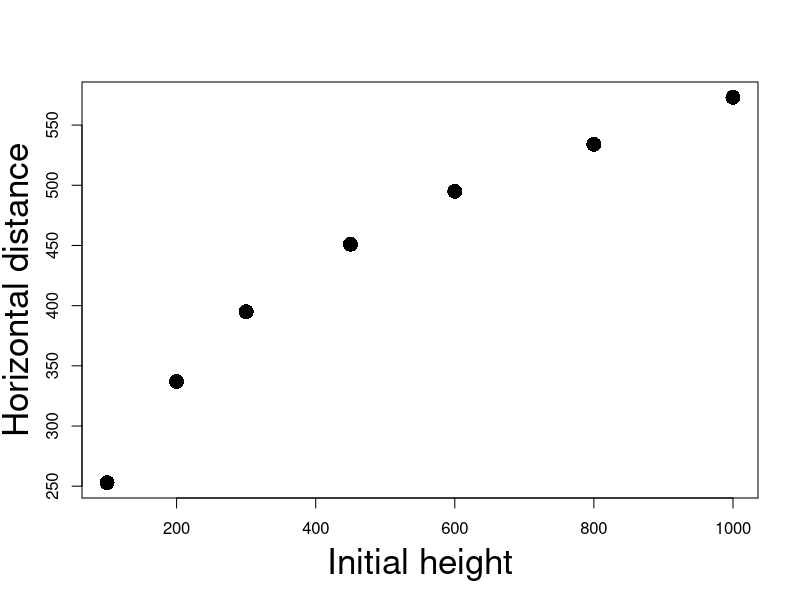
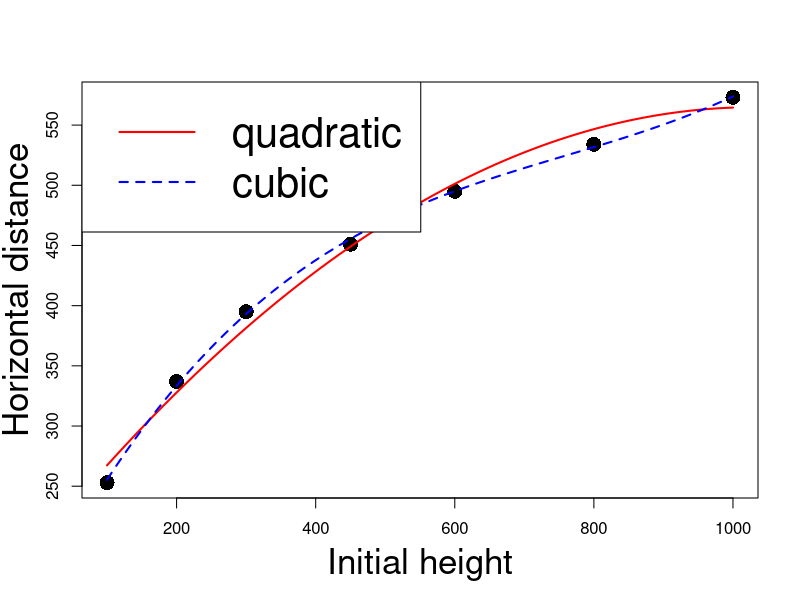
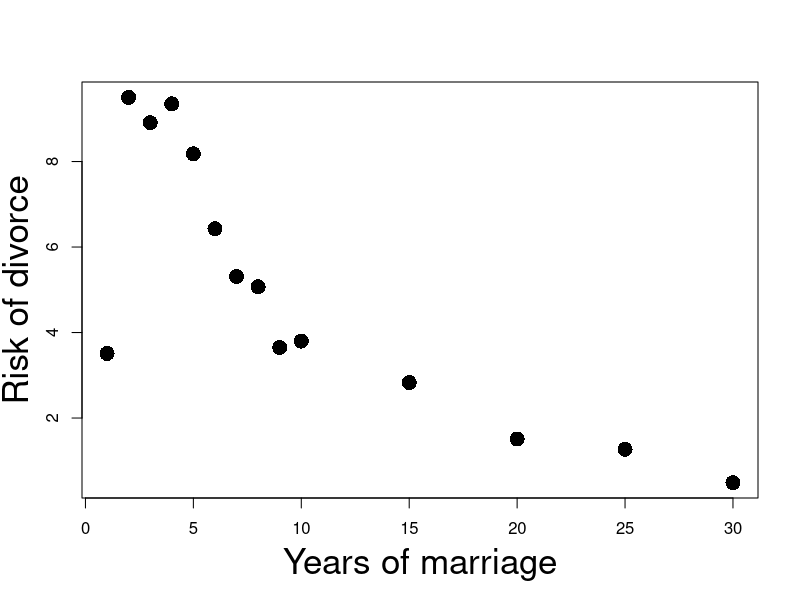
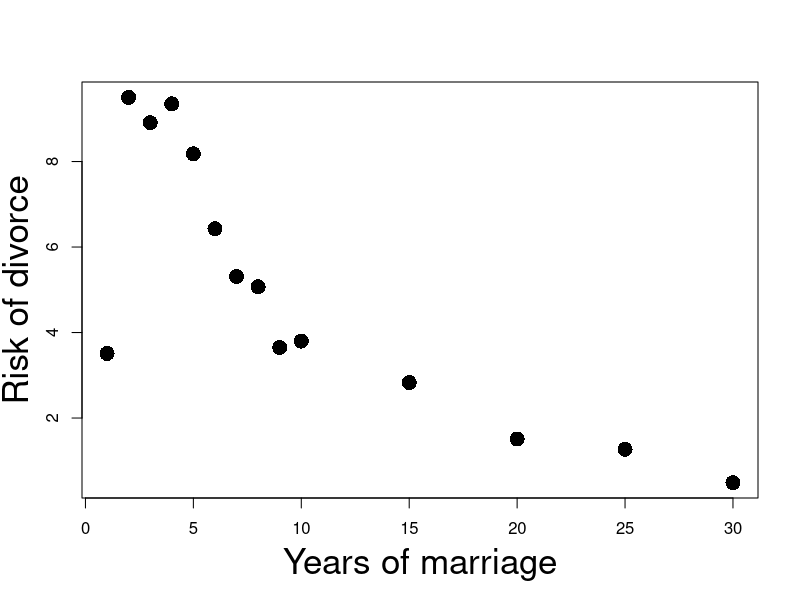
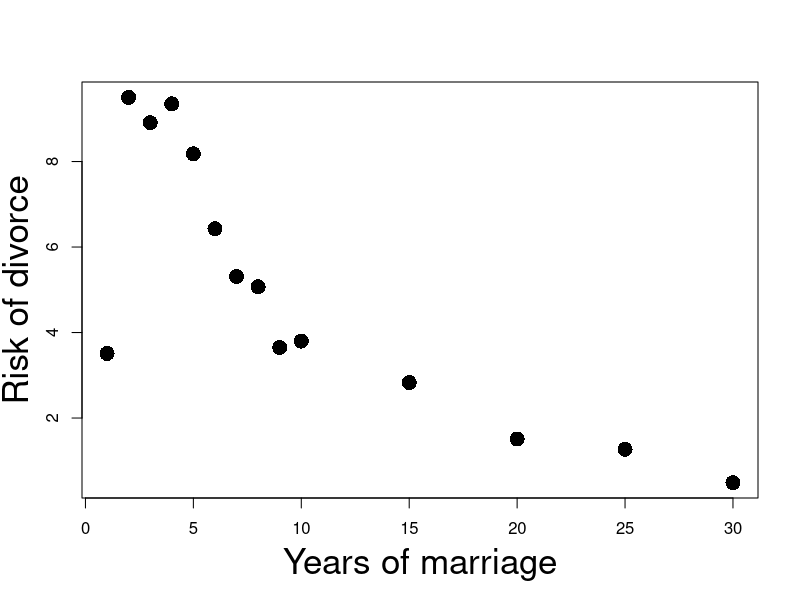
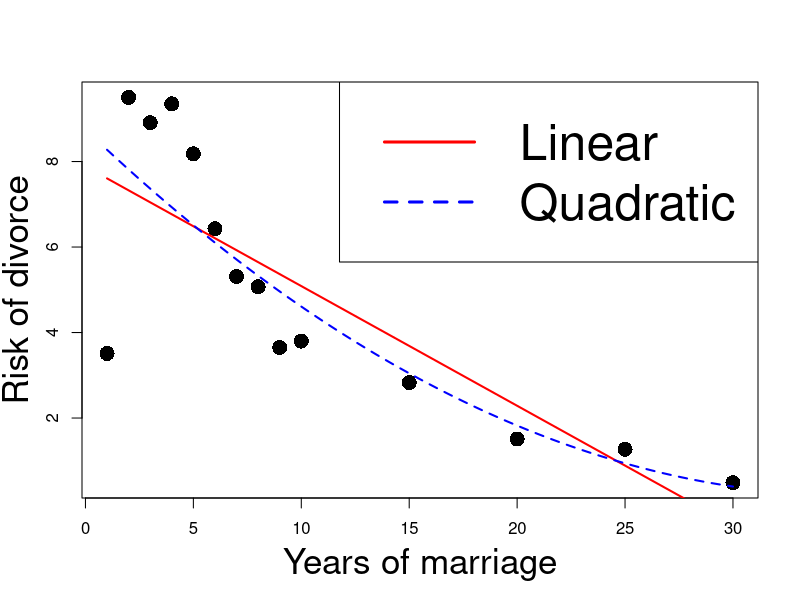
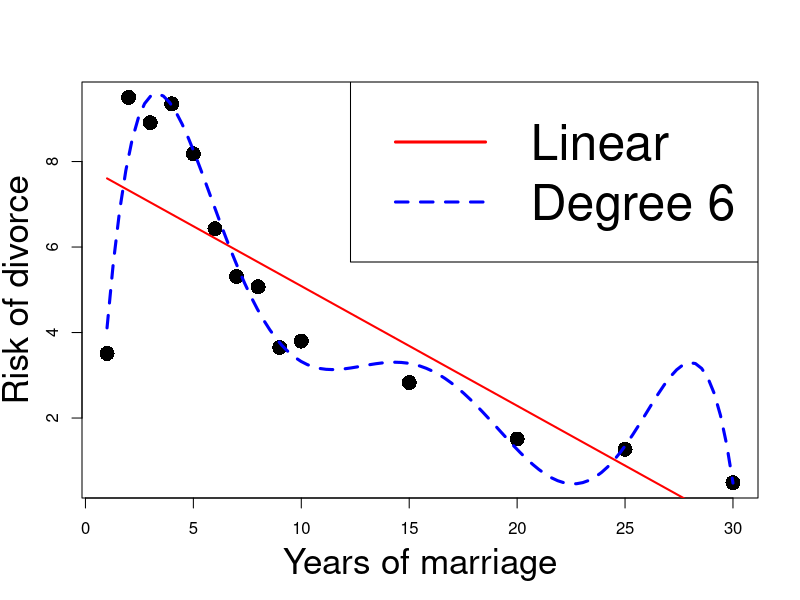
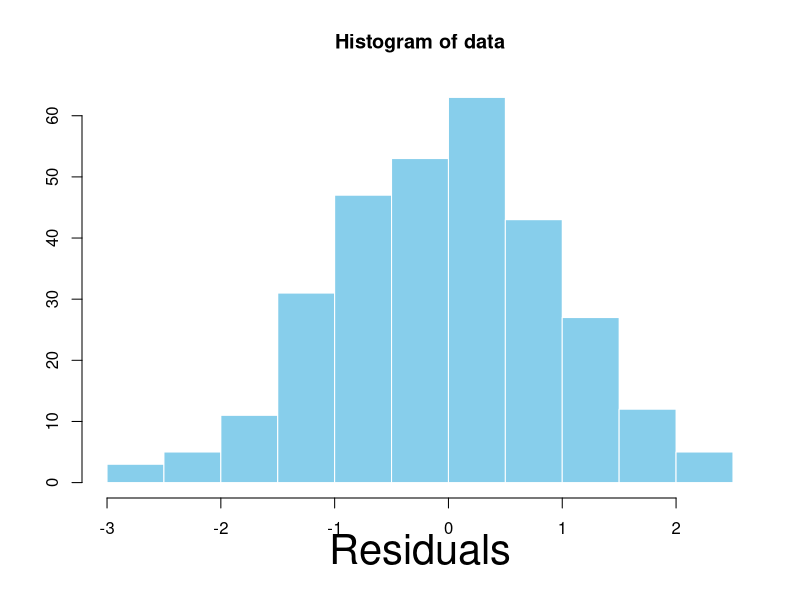

R code for these plots, in order:
## ---- chunk 1
longley <- read.table(file = "datasets/longley.txt",
                      header = TRUE)

head(longley,n=3)
## ---- chunk 2
# Read data file
longley <- read.table(file = "datasets/longley.txt",
                      header = TRUE)

# Store columns in vectors
x2 <- longley[ , 1]        # GNP Deflator
x3 <- longley[ , 2]        # GNP
x4 <- longley[ , 3]        # Unemployed
x5 <- longley[ , 4]        # Armed Forces
x6 <- longley[ , 5]        # Population
x7 <- longley[ , 6]        # Year
y <- longley[ , 7]         # Employed

# Fit Model 1 and Model 2
model.1 <- lm(y ~ x4 + x5 + x7)
model.2 <- lm(y ~ x2 + x3 + x4 + x5 + x6 + x7)

# F-test for Model Selection
anova(model.1, model.2)
## ---- chunk 3
# Read data file
longley <- read.table(file = "datasets/longley.txt",
                      header = TRUE)

# Store columns in vectors
x2 <- longley[ , 1]        # GNP Deflator
x3 <- longley[ , 2]        # GNP
x4 <- longley[ , 3]        # Unemployed
x5 <- longley[ , 4]        # Armed Forces
x6 <- longley[ , 5]        # Population
x7 <- longley[ , 6]        # Year
y <- longley[ , 7]         # Employed

# Fit Model 1 and Model 2
model.1 <- lm(y ~ x4 + x5 + x7)
model.2 <- lm(y ~ x2 + x3 + x4 + x5 + x6 + x7)

# F-test for Model Selection
anova(model.1, model.2)
## ---- chunk 4
# Read data file
longley <- read.table(file = "datasets/longley.txt",
                      header = TRUE)

# Store columns in vectors
x2 <- longley[ , 1]        # GNP Deflator
x3 <- longley[ , 2]        # GNP
x4 <- longley[ , 3]        # Unemployed
x5 <- longley[ , 4]        # Armed Forces
x6 <- longley[ , 5]        # Population
x7 <- longley[ , 6]        # Year
y <- longley[ , 7]         # Employed

# Fit Model 1 and Model 2
model.1 <- lm(y ~ x4 + x5 + x7)
model.2 <- lm(y ~ x2 + x3 + x4 + x5 + x6 + x7)

# F-test for Model Selection
anova(model.1, model.2)
## ---- chunk 5
# Read data file
longley <- read.table(file = "datasets/longley.txt",
                      header = TRUE)

# Store columns in vectors
x2 <- longley[ , 1]        # GNP Deflator
x3 <- longley[ , 2]        # GNP
x4 <- longley[ , 3]        # Unemployed
x5 <- longley[ , 4]        # Armed Forces
x6 <- longley[ , 5]        # Population
x7 <- longley[ , 6]        # Year
y <- longley[ , 7]         # Employed

# Fit Model 1 and Model 2
model.1 <- lm(y ~ x4 + x5 + x7)
model.2 <- lm(y ~ x2 + x3 + x4 + x5 + x6 + x7)

# F-test for Model Selection
anova(model.1, model.2)
## ---- chunk 6
# Read data file
longley <- read.table(file = "datasets/longley.txt",
                      header = TRUE)

# Store columns in vectors
x2 <- longley[ , 1]        # GNP Deflator
x3 <- longley[ , 2]        # GNP
x4 <- longley[ , 3]        # Unemployed
x5 <- longley[ , 4]        # Armed Forces
x6 <- longley[ , 5]        # Population
x7 <- longley[ , 6]        # Year
y <- longley[ , 7]         # Employed

# Fit Model 1 and Model 2
model.1 <- lm(y ~ x4 + x5 + x7)
model.2 <- lm(y ~ x2 + x3 + x4 + x5 + x6 + x7)

# F-test for Model Selection
anova(model.1, model.2)
## ---- chunk 7
# Read data file
longley <- read.table(file = "datasets/longley.txt",
                      header = TRUE)

# Store columns in vectors
x2 <- longley[ , 1]        # GNP Deflator
x3 <- longley[ , 2]        # GNP
x4 <- longley[ , 3]        # Unemployed
x5 <- longley[ , 4]        # Armed Forces
x6 <- longley[ , 5]        # Population
x7 <- longley[ , 6]        # Year
y <- longley[ , 7]         # Employed

# Fit Model 1 and Model 2
model.1 <- lm(y ~ x4 + x5 + x7)
model.2 <- lm(y ~ x2 + x3 + x4 + x5 + x6 + x7)

# F-test for Model Selection
anova(model.1, model.2)
## ---- chunk 8
# Read data file
longley <- read.table(file = "datasets/longley.txt",
                      header = TRUE)

# Store columns in vectors
x2 <- longley[ , 1]        # GNP Deflator
x3 <- longley[ , 2]        # GNP
x4 <- longley[ , 3]        # Unemployed
x5 <- longley[ , 4]        # Armed Forces
x6 <- longley[ , 5]        # Population
x7 <- longley[ , 6]        # Year
y <- longley[ , 7]         # Employed

# Fit Model 1 and Model 2
model.1 <- lm(y ~ x4 + x5 + x7)
model.2 <- lm(y ~ x2 + x3 + x4 + x5 + x6 + x7)

# F-test for Model Selection
anova(model.1, model.2)
## ---- chunk 9
#| echo: false
#| fig-asp: 1

# Enter the data
height <- c(100, 200, 300, 450, 600, 800, 1000)
distance <- c(253, 337, 395, 451, 495, 534, 573)

# Scatter plot of data
plot(height, distance, xlab = "", ylab = "", pch = 16, cex = 2)

# Add labels
mtext("Initial height", side = 1, line = 3, cex = 2.1)
mtext("Horizontal distance", side = 2, line = 2.5, cex = 2.1)
## ---- chunk 10
#| echo: true
#| code-fold: true
#| code-summary: "Click here to show the full code"
#| fig-asp: 1

# Enter the data
height <- c(100, 200, 300, 450, 600, 800, 1000)
distance <- c(253, 337, 395, 451, 495, 534, 573)

# Scatter plot of data
plot(height, distance, xlab = "", ylab = "", pch = 16, cex = 2)

# Add labels
mtext("Initial height", side = 1, line = 3, cex = 2.1)
mtext("Horizontal distance", side = 2, line = 2.5, cex = 2.1)

# Fit quadratic model
quadratic <- lm(distance ~ height + I( height^2 ))

# Fit cubic model
cubic <- lm(distance ~ height + I( height^2 ) + I (height^3))

# Plot quadratic Vs Cubic
polynomial <- Vectorize(function(x, ps) {
  n <- length(ps)
  sum(ps*x^(1:n-1))
}, "x")
curve(polynomial(x, coef(quadratic)), add=TRUE, col = "red", lwd = 2)
curve(polynomial(x, coef(cubic)), add=TRUE, col = "blue", lty = 2, lwd = 2)
legend("topleft", legend = c("quadratic", "cubic"), 
       col = c("red", "blue"), lty = c(1,2), lwd = 2, cex = 2.5)
## ---- chunk 11
#| echo: true
#| code-fold: true
#| code-summary: "Click here to show the full code"
#| fig-asp: 1

# Divorces data
year <- c(1, 2, 3, 4, 5, 6,7, 8, 9, 10, 15, 20, 25, 30)
percent <- c(3.51, 9.5, 8.91, 9.35, 8.18, 6.43, 5.31, 
             5.07, 3.65, 3.8, 2.83, 1.51, 1.27, 0.49)

# Scatter plot of data
plot(year, percent, xlab = "", ylab = "", pch = 16, cex = 2)

# Add labels
mtext("Years of marriage", side = 1, line = 3, cex = 2.1)
mtext("Risk of divorce", side = 2, line = 2.5, cex = 2.1)
## ---- chunk 12
#| echo: true
#| code-fold: true
#| code-summary: "Click here to show the full code"
#| fig-asp: 1

# Divorces data
year <- c(1, 2, 3, 4, 5, 6,7, 8, 9, 10, 15, 20, 25, 30)
percent <- c(3.51, 9.5, 8.91, 9.35, 8.18, 6.43, 5.31, 
             5.07, 3.65, 3.8, 2.83, 1.51, 1.27, 0.49)

# Scatter plot of data
plot(year, percent, xlab = "", ylab = "", pch = 16, cex = 2)

# Add labels
mtext("Years of marriage", side = 1, line = 3, cex = 2.1)
mtext("Risk of divorce", side = 2, line = 2.5, cex = 2.1)
## ---- chunk 13
#| echo: true
#| code-fold: true
#| code-summary: "Click here to show the full code"
#| fig-asp: 1

# Divorces data
year <- c(1, 2, 3, 4, 5, 6,7, 8, 9, 10, 15, 20, 25, 30)
percent <- c(3.51, 9.5, 8.91, 9.35, 8.18, 6.43, 5.31, 
             5.07, 3.65, 3.8, 2.83, 1.51, 1.27, 0.49)

# Scatter plot of data
plot(year, percent, xlab = "", ylab = "", pch = 16, cex = 2)

# Add labels
mtext("Years of marriage", side = 1, line = 3, cex = 2.1)
mtext("Risk of divorce", side = 2, line = 2.5, cex = 2.1)
## ---- chunk 14
#| echo: true
#| code-fold: true
#| code-summary: "Click here to show the full code"
#| fig-asp: 1

# Divorces data
year <- c(1, 2, 3, 4, 5, 6,7, 8, 9, 10, 15, 20, 25, 30)
percent <- c(3.51, 9.5, 8.91, 9.35, 8.18, 6.43, 5.31, 
             5.07, 3.65, 3.8, 2.83, 1.51, 1.27, 0.49)

# Fit linear model
linear <- lm(percent ~ year)

# Fit quadratic model
quadratic <- lm(percent ~ year + I( year^2 ))

# Scatter plot of data
plot(year, percent, xlab = "", ylab = "", pch = 16, cex = 2)

# Add labels
mtext("Years of marriage", side = 1, line = 3, cex = 2.1)
mtext("Risk of divorce", side = 2, line = 2.5, cex = 2.1)

# Plot Linear Vs Quadratic
polynomial <- Vectorize(function(x, ps) {
  n <- length(ps)
  sum(ps*x^(1:n-1))
}, "x")
curve(polynomial(x, coef(linear)), add=TRUE, col = "red", lwd = 2)
curve(polynomial(x, coef(quadratic)), add=TRUE, col = "blue", lty = 2, lwd = 2)
legend("topright", legend = c("Linear", "Quadratic"), 
       col = c("red", "blue"), lty = c(1,2), cex = 3, lwd = 3)
## ---- chunk 15
#| echo: true
#| code-fold: true
#| code-summary: "Click here to show the full code"
#| fig-asp: 1

# Divorces data
year <- c(1, 2, 3, 4, 5, 6,7, 8, 9, 10, 15, 20, 25, 30)
percent <- c(3.51, 9.5, 8.91, 9.35, 8.18, 6.43, 5.31, 
             5.07, 3.65, 3.8, 2.83, 1.51, 1.27, 0.49)

# Fit linear model
linear <- lm(percent ~ year)

# Fit degree 6 model
degree.6 <- lm(percent ~ year  + I( year^2 ) + I( year^3 ) + 
                                I( year^4 ) + I( year^5 ) +
                                I( year^6 ))

# Scatter plot of data
plot(year, percent, xlab = "", ylab = "", pch = 16, cex = 2)

# Add labels
mtext("Years of marriage", side = 1, line = 3, cex = 2.1)
mtext("Risk of divorce", side = 2, line = 2.5, cex = 2.1)

# Plot Linear Vs Quadratic
polynomial <- Vectorize(function(x, ps) {
  n <- length(ps)
  sum(ps*x^(1:n-1))
}, "x")
curve(polynomial(x, coef(linear)), add=TRUE, col = "red", lwd = 2)
curve(polynomial(x, coef(degree.6)), add=TRUE, col = "blue", lty = 2, lwd = 3)
legend("topright", legend = c("Linear", "Degree 6"), 
       col = c("red", "blue"), lty = c(1,2), cex = 3, lwd = 3)
## ---- chunk 16
#| echo: false
#| fig-asp: 1

# Generate random N(0,1) vector
data <- rnorm(300)

# Plot histogram of transformed data
hist(data, 
     xlab = "", 
     ylab = "", 
     col = "skyblue", 
     border = "white")

# Increase label size
mtext("Residuals", side=1, line=2.5, cex=2.5)
## ---- chunk 17
#| echo: false
#| fig-asp: 1

# Generate random N(0,1) vector
data <- rnorm(300)

trend <- seq(-6, 3, length.out = length(data))

# Add quadratic trend
data <- data + trend ^ 2

# Plot histogram of transformed data
hist(data, 
     xlab = "", 
     ylab = "", 
     col = "skyblue", 
     border = "white")

# Increase label size
mtext("Residuals", side=1, line=2.5, cex=2.5)
## ---- chunk 18
#| echo: false
#| fig-asp: 1

# Generate random N(0,1) vector
set.seed(1)
data <- rnorm(300)

# Threshold at 2.5 standard deviation for 
# better plot

data <- data[abs(data) <= 2.5]

plot(data, 
    xlab = "", 
    ylab = "", 
    pch = 16,
    cex = 1.2)

mtext("Fitted Values", side=1, line=3, cex=2.1)
mtext("Residuals", side=2, line=2.5, cex=2.1)

abline(0, 0, col = "red", lwd = 4)
## ---- chunk 19
#| echo: false
#| fig-asp: 1


# Generate sample data
set.seed(1)
x <- runif(1000, -1, 1)

# Generate residuals with increasing variance as |x| is larger
errors <- rnorm(1000, mean = 0, sd = abs(x))

# Define response variable with slight heteroscedasticity
y <- 3 * x + errors

# Fit a linear model
model <- lm(y ~ x)

# Extract fitted values and residuals
fitted_values <- fitted(model)
residuals <- resid(model)

# Plot fitted values vs residuals
plot(fitted_values, residuals,
     xlab = "", 
     ylab = "", 
     pch = 16)

mtext("Fitted Values", side = 1, line = 3, cex = 2.1)
mtext("Residuals", side = 2, line = 2.5, cex = 2.1)

# Add reference line
abline(0, 0, col = "red", lwd = 4)
## ---- chunk 20
#| echo: false
#| fig-asp: 1


# Generate sample data
set.seed(1)
x <- runif(1000, -7, 7)

# Small constant to prevent division by zero
epsilon <- 0.05  

# Generate residuals with increasing variance as |x| close to zero
errors <- rnorm(1000, mean = 0, sd = 1 / (abs(x) + epsilon))

# Define response variable with slight heteroscedasticity
y <- 3 * x + errors

# Fit a linear model
model <- lm(y ~ x)

# Extract fitted values and residuals
fitted_values <- fitted(model)
residuals <- resid(model)

# Plot fitted values vs residuals
plot(fitted_values, residuals,
     xlab = "", 
     ylab = "", 
     pch = 16, 
     ylim = c(-2, 2))

mtext("Fitted Values", side = 1, line = 3, cex = 2.1)
mtext("Residuals", side = 2, line = 2.5, cex = 2.1)

# Add reference line
abline(0, 0, col = "red", lwd = 4)
## ---- chunk 21
#| echo: false
#| fig-asp: 1

# Generate random N(0,1) vector
data <- rnorm(300)

# Threshold at 2.5 standard deviation for 
# better plot

data <- data[abs(data) <= 2.5]

trend <- seq(-6, 3, length.out = length(data))

# Add linear trend
data <- data + trend

plot(data, 
    xlab = "", 
    ylab = "", 
    pch = 16)

mtext("Fitted Values", side=1, line=3, cex=2.1)
mtext("Residuals", side=2, line=2.5, cex=2.1)

abline(0, 0, col = "red", lwd = 4)
## ---- chunk 22
#| echo: false
#| fig-asp: 1

# Generate random N(0,1) vector
data <- rnorm(300)

# Threshold at 2.5 standard deviation for 
# better plot

data <- data[abs(data) <= 2.5]

trend <- seq(-6, 3, length.out = length(data))

# Add quadratic trend
data <- data + trend ^ 2

plot(data, 
    xlab = "", 
    ylab = "", 
    pch = 16)

mtext("Fitted Values", side=1, line=3, cex=2.1)
mtext("Residuals", side=2, line=2.5, cex=2.1)

abline(0, 0, col = "red", lwd = 4)
## ---- chunk 23
#| echo: false
#| fig-asp: 1

# Read the data
prices <- read.table(file = "datasets/stock_gold.txt",
                   header = TRUE
                  )

stock.price <- prices$stock_price
gold.price <- prices$gold_price

# Fit regression model
model <- lm(gold.price ~ stock.price)

# Create the plot
plot(stock.price,
     gold.price, 
     xlab = "", 
     ylab= "",
     pch = 16,
     cex = 2)

# Add labels
mtext("Stock Price", side=1, line=3, cex=2.1)
mtext("Gold Price", side=2, line=2.5, cex=2.1)

# Plot regression line
abline(model, col = "red", lwd = 4)
## ---- chunk 24
#| echo: false
#| fig-asp: 1

# Read the data
prices <- read.table(file = "datasets/stock_gold.txt",
                   header = TRUE
                  )

stock.price <- prices$stock_price
gold.price <- prices$gold_price

# Fit regression model
model <- lm(gold.price ~ stock.price)

# Compute residuals
residuals <- model$resid

# Histogram of residuals
hist(residuals,
xlab = "",
ylab = "",
col = "skyblue")

# Increase label size
mtext("Residuals", side = 1, line = 2.5, cex = 2.5)
mtext("Frequency", side = 2, line = 2.5, cex = 2.5)
## ---- chunk 25
#| echo: false
#| fig-asp: 1

# Read the data
prices <- read.table(file = "datasets/stock_gold.txt",
                   header = TRUE
                  )

stock.price <- prices$stock_price
gold.price <- prices$gold_price

# Fit regression model
model <- lm(gold.price ~ stock.price)

# Compute residuals
residuals <- model$resid

# Compute fitted values
fitted <- model$fitted

# Plot the residual graph
plot(fitted, residuals,
     xlab = "", 
     ylab = "",
     pch = 16,
     cex = 2)

# Increase label size
mtext("Fitted Values", side = 1, line = 2.5, cex = 2.5)
mtext("Residuals", side = 2, line = 2.5, cex = 2.5)

# Add y = 0 line for reference
abline(0, 0, col = "red", lwd = 4)
## ---- chunk 26
#| echo: false
#| fig-asp: 1

# Read the data
prices <- read.table(file = "datasets/stock_gold.txt",
                   header = TRUE
                  )

stock.price <- prices$stock_price
gold.price <- prices$gold_price

# Fit regression model
model <- lm(gold.price ~ stock.price)

# Compute residuals
residuals <- model$resid

# Compute fitted values
fitted <- model$fitted

# Plot the residual graph
plot(fitted, residuals,
     xlab = "", 
     ylab = "",
     pch = 16,
     cex = 2)

# Increase label size
mtext("Fitted Values", side = 1, line = 2.5, cex = 2.5)
mtext("Residuals", side = 2, line = 2.5, cex = 2.5)

# Add y = 0 line for reference
abline(0, 0, col = "red", lwd = 3)
## ---- chunk 27
#| echo: false
#| fig-asp: 1

# Read the data
prices <- read.table(file = "datasets/stock_gold.txt",
                   header = TRUE
                  )

stock.price <- prices$stock_price
gold.price <- prices$gold_price

# Transform data via log(y)
log.gold.price <- log(gold.price)

# Fit linear model with log(y) data
log.model <- lm(log.gold.price ~ stock.price)

# Compute residuals for log model
log.residuals <- log.model$resid

# Compute fitted values for log model
log.fitted <- log.model$fitted

# Plot the residual graph
plot(log.fitted, log.residuals,
     xlab = "", 
     ylab = "",
     pch = 16,
     cex = 2)

# Increase label size
mtext("Fitted Values", side = 1, line = 2.5, cex = 2.5)
mtext("Residuals", side = 2, line = 2.5, cex = 2.5)

# Add y = 0 line for reference
abline(0, 0, col = "red", lwd = 3)
## ---- chunk 28
#| echo: false
#| fig-asp: 1

# Read the data
prices <- read.table(file = "datasets/stock_gold.txt",
                   header = TRUE
                  )

stock.price <- prices$stock_price
gold.price <- prices$gold_price

# Fit regression model
model <- lm(gold.price ~ stock.price)

# Compute residuals
residuals <- model$resid

# Compute fitted values
fitted <- model$fitted

# Histogram of residuals
hist(residuals,
xlab = "",
ylab = "",
col = "skyblue")

# Increase label size
mtext("Residuals", side = 1, line = 2.5, cex = 2.5)
mtext("Frequency", side = 2, line = 2.5, cex = 2.5)
## ---- chunk 29
#| echo: false
#| fig-asp: 1

# Read the data
prices <- read.table(file = "datasets/stock_gold.txt",
                   header = TRUE
                  )

stock.price <- prices$stock_price
gold.price <- prices$gold_price

# Transform data via log(y)
log.gold.price <- log(gold.price)

# Fit linear model with log(y) data
log.model <- lm(log.gold.price ~ stock.price)

# Compute residuals for log model
log.residuals <- log.model$resid

# Compute fitted values for log model
log.fitted <- log.model$fitted

# Histogram of residuals
hist(log.residuals,
xlab = "",
ylab = "",
col = "skyblue")

# Increase label size
mtext("Residuals", side = 1, line = 2.5, cex = 2.5)
mtext("Frequency", side = 2, line = 2.5, cex = 2.5)
## ---- chunk 30
prices <- read.table(file = "datasets/stock_gold.txt",
                   header = TRUE
                  )

stock.price <- prices$stock_price
gold.price <- prices$gold_price

# Transform data via log(y)
log.gold.price <- log(gold.price)

# Fit linear model with log(y) data
log.model <- lm(log.gold.price ~ stock.price)

# Create a dataframe for the predictors

predictors <- data.frame(stock.price = c(1.2, 2, 3.1, 4, 6))


# Make predictions
 
log.predictions <- predict(log.model, predictors, inter = "pred")

log.predictions
## ---- chunk 31
prices <- read.table(file = "datasets/stock_gold.txt",
                   header = TRUE
                  )

stock.price <- prices$stock_price
gold.price <- prices$gold_price

# Transform data via log(y)
log.gold.price <- log(gold.price)

# Fit linear model with log(y) data
log.model <- lm(log.gold.price ~ stock.price)

# Create dataframe of predictors
predictors <- data.frame(stock.price = c(1.2, 2, 3.1, 4, 6))


# Make predictions
log.predictions <- predict(log.model, predictors, inter = "pred")

# Rescale log predictions
predictions <- exp(log.predictions)

print(predictions)
## ---- chunk 32
#| echo: false
#| fig-asp: 1

# Read the data
prices <- read.table(file = "datasets/stock_gold.txt",
                   header = TRUE
                  )

stock.price <- prices$stock_price
gold.price <- prices$gold_price

# Fit regression model
model <- lm(gold.price ~ stock.price)

# Compute residuals
residuals <- model$resid

# Time-series plot of residuals
plot(residuals, 
     xlab = "", 
     ylab= "",
     pch = 16,
     cex = 2)

# Add labels
mtext("Time", side=1, line=3, cex=2.1)
mtext("Residuals", side=2, line=2.5, cex=2.1)

# Add line y = 0 for reference
abline(0, 0, col = "red", lwd = 4)
## ---- chunk 33
# Read the data
prices <- read.table(file = "datasets/stock_gold.txt",
                   header = TRUE
                  )

stock.price <- prices$stock_price
gold.price <- prices$gold_price

# Fit regression model
model <- lm(gold.price ~ stock.price)

# Compute residuals
residuals <- model$resid

# Compute length of residuals
length(residuals)
## ---- chunk 34
#| echo: false
#| fig-asp: 1

# Read the data
prices <- read.table(file = "datasets/stock_gold.txt",
                   header = TRUE
                  )

stock.price <- prices$stock_price
gold.price <- prices$gold_price

# Fit regression model
model <- lm(gold.price ~ stock.price)

# Compute residuals
residuals <- model$resid

# Generate lagged version of residuals
residuals.lag.0 <- residuals[2:33]
residuals.lag.1 <-residuals[1:32]

# Plot Lag0 against Lag 1 residuals
plot(residuals.lag.1, 
     residuals.lag.0,
     xlab = "", 
     ylab= "",
     pch = 16,
     cex = 2)

# Add labels
mtext("Residuals Lag 1", side=1, line=3, cex=2.1)
mtext("Residuals Lag 0", side=2, line=2.5, cex=2.1)
